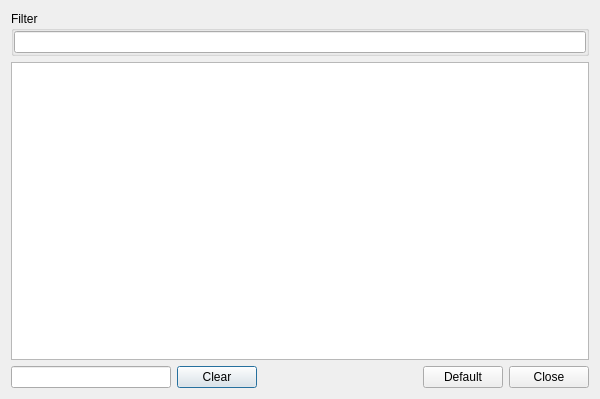
<?xml version="1.0" encoding="UTF-8"?>
<ui version="4.0">
 <class>DialogShortcuts</class>
 <widget class="QDialog" name="DialogShortcuts">
  <property name="windowModality">
   <enum>Qt::ApplicationModal</enum>
  </property>
  <property name="geometry">
   <rect>
    <x>0</x>
    <y>0</y>
    <width>600</width>
    <height>399</height>
   </rect>
  </property>
  <property name="windowTitle">
   <string>Shortcuts</string>
  </property>
  <property name="modal">
   <bool>true</bool>
  </property>
  <layout class="QVBoxLayout" name="verticalLayout_3">
   <item>
    <layout class="QHBoxLayout" name="horizontalLayout_2">
     <item>
      <widget class="QGroupBox" name="groupBoxFilter">
       <property name="title">
        <string>Filter</string>
       </property>
       <layout class="QVBoxLayout" name="verticalLayout_2">
        <property name="leftMargin">
         <number>0</number>
        </property>
        <property name="topMargin">
         <number>0</number>
        </property>
        <property name="rightMargin">
         <number>0</number>
        </property>
        <property name="bottomMargin">
         <number>0</number>
        </property>
        <item>
         <widget class="QLineEdit" name="lineEditFilter"/>
        </item>
       </layout>
      </widget>
     </item>
    </layout>
   </item>
   <item>
    <widget class="QTableView" name="tableViewShortcuts">
     <property name="editTriggers">
      <set>QAbstractItemView::NoEditTriggers</set>
     </property>
     <property name="selectionMode">
      <enum>QAbstractItemView::SingleSelection</enum>
     </property>
     <property name="selectionBehavior">
      <enum>QAbstractItemView::SelectRows</enum>
     </property>
     <attribute name="horizontalHeaderStretchLastSection">
      <bool>true</bool>
     </attribute>
     <attribute name="verticalHeaderVisible">
      <bool>false</bool>
     </attribute>
     <attribute name="verticalHeaderMinimumSectionSize">
      <number>20</number>
     </attribute>
     <attribute name="verticalHeaderDefaultSectionSize">
      <number>23</number>
     </attribute>
    </widget>
   </item>
   <item>
    <layout class="QHBoxLayout" name="horizontalLayout">
     <item>
      <widget class="QLineEdit" name="lineEditShortcut">
       <property name="readOnly">
        <bool>false</bool>
       </property>
      </widget>
     </item>
     <item>
      <widget class="QPushButton" name="pushButtonClear">
       <property name="text">
        <string>Clear</string>
       </property>
      </widget>
     </item>
     <item>
      <spacer name="horizontalSpacer">
       <property name="orientation">
        <enum>Qt::Horizontal</enum>
       </property>
       <property name="sizeHint" stdset="0">
        <size>
         <width>40</width>
         <height>20</height>
        </size>
       </property>
      </spacer>
     </item>
     <item>
      <widget class="QPushButton" name="pushButtonDefault">
       <property name="text">
        <string>Default</string>
       </property>
      </widget>
     </item>
     <item>
      <widget class="QPushButton" name="pushButtonClose">
       <property name="text">
        <string>Close</string>
       </property>
      </widget>
     </item>
    </layout>
   </item>
  </layout>
 </widget>
 <resources/>
 <connections/>
</ui>
